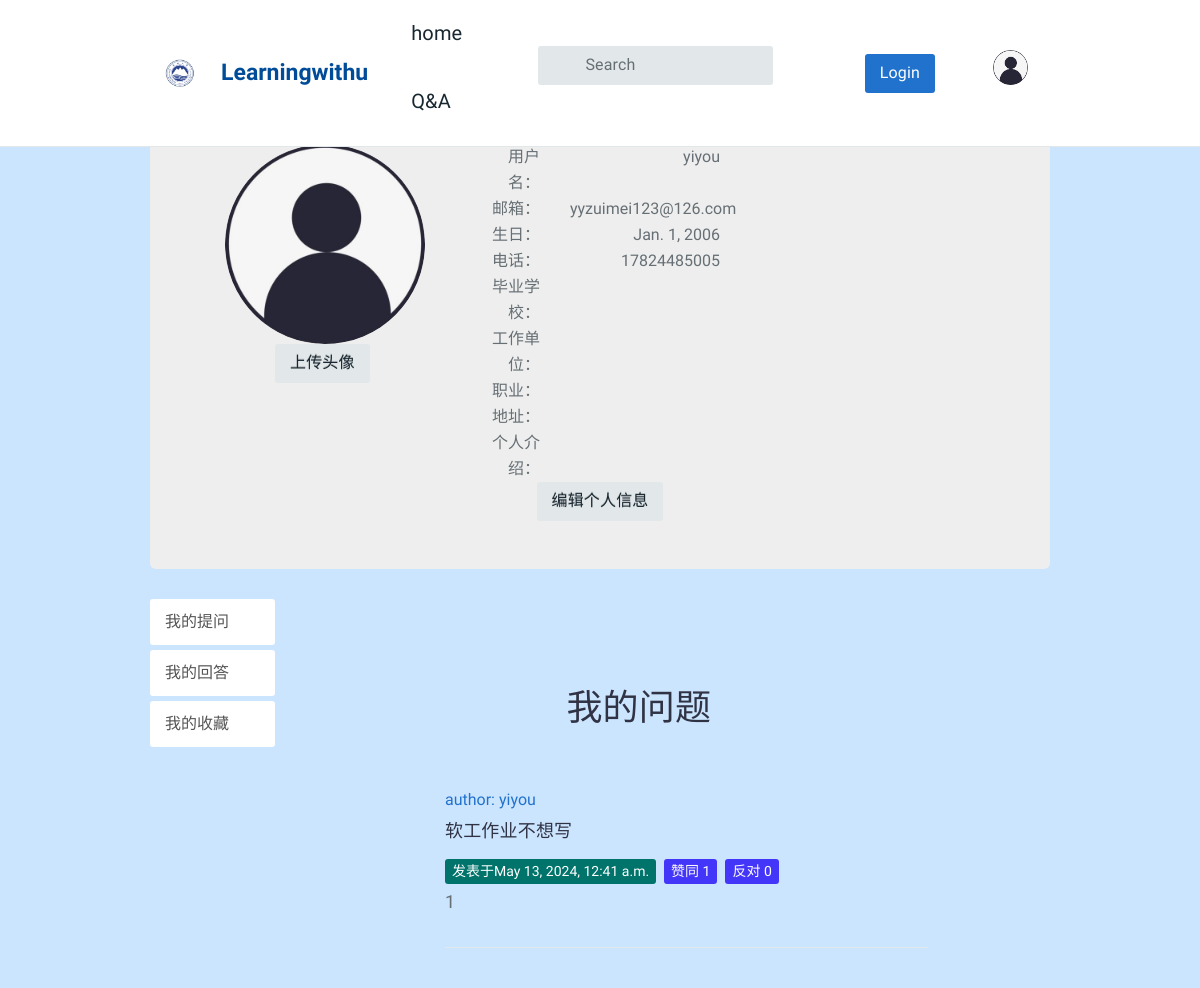
Screenshot of /question/my_center/ (signed in) with the database file from the repository.
### AccountApp/models.py (models this page shows, shortened)
class UserProfile(models.Model):  # 在数据库中建立的名为account_userprofil 的数据库表。
    user = models.OneToOneField(User, unique=True, on_delete=models.CASCADE)
    birth = models.DateField(blank=True, null=True)  # DateField 格式必须为xxxx-xx-xx
    phone = models.CharField(max_length=20, null=True)

### QuestionApp/models.py (models this page shows, shortened)
class Question(models.Model):
    user = models.ForeignKey(User, verbose_name='提问者', related_name='questions',on_delete=models.CASCADE)
    questionTitle = models.CharField('问题标题', max_length=40, unique=True, blank=False)
    questionCategory = models.ForeignKey('CategoryApp.Category', verbose_name='板块名称', on_delete=models.CASCADE)
    questionDescription = models.TextField('详细描述')
    created=models.DateTimeField(default=timezone.now, verbose_name='发布日期')
    publishDate = models.DateTimeField(auto_now=True, verbose_name='更新日期')
    goodNum = models.IntegerField(default=0, verbose_name='赞数')
    badNum = models.IntegerField(default=0, verbose_name='反对数')
    grade = models.IntegerField(default=0, verbose_name='综合质量')
    collect = models.ManyToManyField(User, related_name='collect_question', verbose_name='收藏', blank=True)
    users_like = models.ManyToManyField(User, related_name="questions_like", blank=True)
    users_unlike = models.ManyToManyField(User, related_name="questions_unlike", blank=True)
    views = models.IntegerField(default=0, verbose_name="阅读次数")

### QuestionApp/views.py (the view)
# urls.py: path('my_center/',views.my_center,name='my_center'),
def my_center(request):
    username = request.user.username
    is_logged_in = True
    context = {
        'username': username,
        'is_logged_in': is_logged_in,
    }
    questions = request.user.questions.all()
    context['questions'] = questions
    return render(request, 'question/my_center.html', context=context)

### templates/question/my_center.html (shortened to what this page needs)
{% extends "index.html" %}
{% load static %}
{% block register %}
<div class="container">
			<div class="jumbotron" >
                <div class="row text-center vertical-middle-sm">
                <div class="container">
	<div class="row clearfix">
		<div class="col-md-4 column">
            <div class="col-md-6" >
            {% load static %}
            <div style="margin-right: 100px">
                {% if user.userinfo.photo %}
                <img src="{{ user.userinfo.photo | striptags }}" class="img-circle" id="my_photo" name="user_face">
                {% else %}
                <img name="user_face" src="{% static 'images/default.jpg' %}" class="img-circle" width="200px" id="my_photo">
                {% endif %}
            </div>
            <div style="margin-left: 50px"><button class="btn btn-primary btn-lg" id="upload_image" onclick="upload_image_layer()">上传头像</button></div>
        </div>
		</div>
		<div class="col-md-8 column">
             <div class="row">
        <div class="col-md-6" >
            <div class="row">
                <div class="col-md-4 text-right"><span>用户名：</span></div>
                <div class="col-md-8 text-left">{{user.username}}</div>
            </div>
            <div class="row">
                <div class="col-md-4 text-right"><span>邮箱：</span></div>
                <div class="col-md-8 text-left">{{user.email}}</div>
            </div>
            <div class="row">
                <div class="col-md-4 text-right"><span>生日：</span></div>
                <div class="col-md-8 text-left">{{user.userprofile.birth}}</div>
            </div>
            <div class="row">
                <div class="col-md-4 text-right"><span>电话：</span></div>
                <div class="col-md-8 text-left">{{user.userprofile.phone}}</div>
            </div>
            <div class="row">
                <div class="col-md-4 text-right"><span>毕业学校：</span></div>
                <div class="col-md-8 text-left">{{user.userinfo.school}}</div>
            </div>
            <div class="row">
                <div class="col-md-4 text-right"><span>工作单位：</span></div>
                <div class="col-md-8 text-left">{{user.userinfo.company}}</div>
            </div>
            <div class="row">
                <div class="col-md-4 text-right"><span>职业：</span></div>
                <div class="col-md-8 text-left">{{user.userinfo.profession}}</div>
            </div>
            <div class="row">
                <div class="col-md-4 text-right"><span>地址：</span></div>
                <div class="col-md-8 text-left">{{user.userinfo.address}}</div>
            </div>
            <div class="row">
                <div class="col-md-4 text-right"><span>个人介绍：</span></div>
                <div class="col-md-8 text-left">{{user.userinfo.aboutme}}</div>
            </div>
            <a href="{% url 'account:edit_my_information' %}"><button class="btn btn-primary btn-lg">编辑个人信息</button> </a>
        </div>
    </div>
		</div>
	</div>
</div>
</div>
			</div>
</div>
<div>
    <div class="col-sm-2">
        <div class="side-bar">
            <a class="list-group-item" href="{% url "question:my_center" %}">我的提问</a>
            <a class="list-group-item" href="{% url "question:my_answers" %}">我的回答</a>
            <a class="list-group-item" href="{% url "account:my_collections" %}">我的收藏</a>
        </div>
    </div>
    <div class="col-sm-9">
        <main id="tt-pageContent" class="tt-offset-small">
            <div class="container">
                <div class="tt-topic-list">
                    {% block list %}
                    <div class="tt-list-header">
                        <div class="tt-col-topic text-center">
                            <h1>我的问题</h1>
                        </div>
                    </div>
                </div>
                {% for question in questions %}
                <div class="tt-item">
                    <div class="tt-single-topic">
                        <div class="tt-item-header pt-noborder">
                            <div class="tt-item-header info-top">
                                <div class="tt-avater-title">
                                    <a href="#">author: {{ question.user }}</a>
                                </div>
                                <div class="tt-item-title">
                                    <a href="../{{question.id}}">{{question.questionTitle}}</a>
                                </div>
                                <div class="tt-item-tag">
                                    <ul class="tt-list-badge">
                                        <li><a href="#"><span
                                                    class="tt-color09 tt-badge">发表于{{ question.created }}</span></a></li>
                                        <li><a href="#"><span class="tt-color02 tt-badge">赞同 {{ question.users_like.count }}</span></a></li>
                                        <li><a href="#"><span class="tt-color02 tt-badge">反对 {{ question.users_unlike.count }}</span></a></li>
                                    </ul>
                                </div>
                                <div class="tt-item-title">
                                    <p>{{ question.questionDescription | truncatechars:"30"}}</p>
                                </div>
                            </div>
                        </div>
                    </div>
                </div>
                {% endfor %}
                    {% endblock %}
            </div>
        </div>
    </main>
{% endblock %}

### static/css/main.css (style rules this page uses)
.side-bar .list-group-item { border: 0; border-radius: 3px; margin-bottom: 5px; }

### templates/index.html (style rules this page uses)
body { background-color: #CCE5FF; }

### templates/head.html (style rules this page uses)
body { background-color: #CCE5FF; }

### rows the page displays
Question: user "yiyou", questionTitle "软工作业不想写", created "May 13, 2024, 12:41 a.m.", users_like.count "1", users_unlike.count "0", questionDescription "1"

### other values shown
{{ user.username }} "yiyou"
{{ user.email }} "yyzuimei123@126.com"
{{ user.userprofile.birth }} "Jan. 1, 2006"
{{ user.userprofile.phone }} "17824485005"
